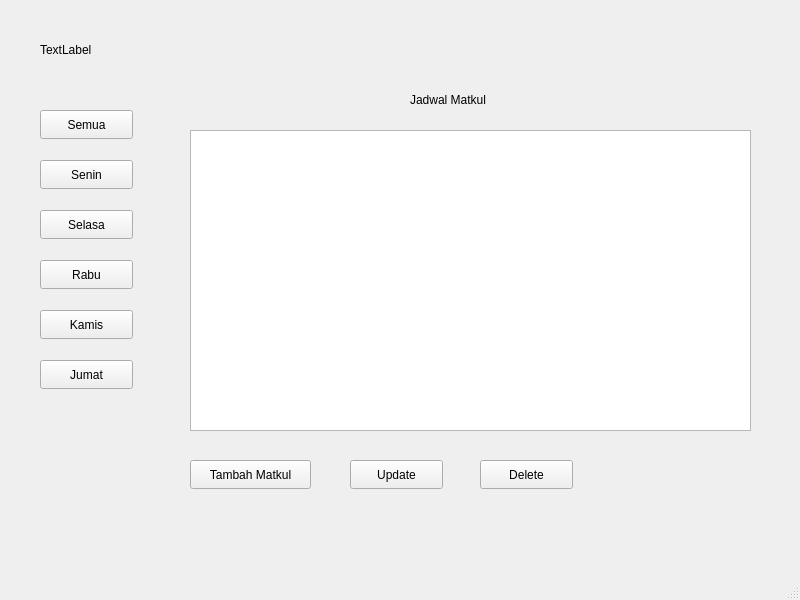
<?xml version="1.0" encoding="UTF-8"?>
<ui version="4.0">
 <class>MainWindow</class>
 <widget class="QMainWindow" name="MainWindow">
  <property name="geometry">
   <rect>
    <x>0</x>
    <y>0</y>
    <width>800</width>
    <height>600</height>
   </rect>
  </property>
  <property name="windowTitle">
   <string>MainWindow</string>
  </property>
  <widget class="QWidget" name="centralwidget">
   <widget class="QPushButton" name="btSenin">
    <property name="geometry">
     <rect>
      <x>40</x>
      <y>160</y>
      <width>93</width>
      <height>29</height>
     </rect>
    </property>
    <property name="text">
     <string>Senin</string>
    </property>
   </widget>
   <widget class="QPushButton" name="btRabu">
    <property name="geometry">
     <rect>
      <x>40</x>
      <y>260</y>
      <width>93</width>
      <height>29</height>
     </rect>
    </property>
    <property name="text">
     <string>Rabu</string>
    </property>
   </widget>
   <widget class="QPushButton" name="btKamis">
    <property name="geometry">
     <rect>
      <x>40</x>
      <y>310</y>
      <width>93</width>
      <height>29</height>
     </rect>
    </property>
    <property name="text">
     <string>Kamis</string>
    </property>
   </widget>
   <widget class="QPushButton" name="Jumat">
    <property name="geometry">
     <rect>
      <x>40</x>
      <y>360</y>
      <width>93</width>
      <height>29</height>
     </rect>
    </property>
    <property name="text">
     <string>Jumat</string>
    </property>
   </widget>
   <widget class="QTableView" name="tbJadwal">
    <property name="geometry">
     <rect>
      <x>190</x>
      <y>130</y>
      <width>561</width>
      <height>301</height>
     </rect>
    </property>
   </widget>
   <widget class="QLabel" name="lbMatkul">
    <property name="geometry">
     <rect>
      <x>410</x>
      <y>90</y>
      <width>101</width>
      <height>20</height>
     </rect>
    </property>
    <property name="text">
     <string>Jadwal Matkul</string>
    </property>
   </widget>
   <widget class="QPushButton" name="btSelasa">
    <property name="geometry">
     <rect>
      <x>40</x>
      <y>210</y>
      <width>93</width>
      <height>29</height>
     </rect>
    </property>
    <property name="text">
     <string>Selasa</string>
    </property>
   </widget>
   <widget class="QPushButton" name="btTambahMatkul">
    <property name="geometry">
     <rect>
      <x>190</x>
      <y>460</y>
      <width>121</width>
      <height>29</height>
     </rect>
    </property>
    <property name="text">
     <string>Tambah Matkul</string>
    </property>
   </widget>
   <widget class="QPushButton" name="pbSemua">
    <property name="geometry">
     <rect>
      <x>40</x>
      <y>110</y>
      <width>93</width>
      <height>29</height>
     </rect>
    </property>
    <property name="text">
     <string>Semua</string>
    </property>
   </widget>
   <widget class="QPushButton" name="pbUpdate">
    <property name="geometry">
     <rect>
      <x>350</x>
      <y>460</y>
      <width>93</width>
      <height>29</height>
     </rect>
    </property>
    <property name="text">
     <string>Update</string>
    </property>
   </widget>
   <widget class="QPushButton" name="pbDelete">
    <property name="geometry">
     <rect>
      <x>480</x>
      <y>460</y>
      <width>93</width>
      <height>29</height>
     </rect>
    </property>
    <property name="text">
     <string>Delete</string>
    </property>
   </widget>
   <widget class="QLabel" name="lbtime">
    <property name="geometry">
     <rect>
      <x>40</x>
      <y>40</y>
      <width>281</width>
      <height>20</height>
     </rect>
    </property>
    <property name="text">
     <string>TextLabel</string>
    </property>
   </widget>
  </widget>
  <widget class="QMenuBar" name="menubar">
   <property name="geometry">
    <rect>
     <x>0</x>
     <y>0</y>
     <width>800</width>
     <height>26</height>
    </rect>
   </property>
  </widget>
  <widget class="QStatusBar" name="statusbar"/>
 </widget>
 <resources/>
 <connections/>
</ui>
